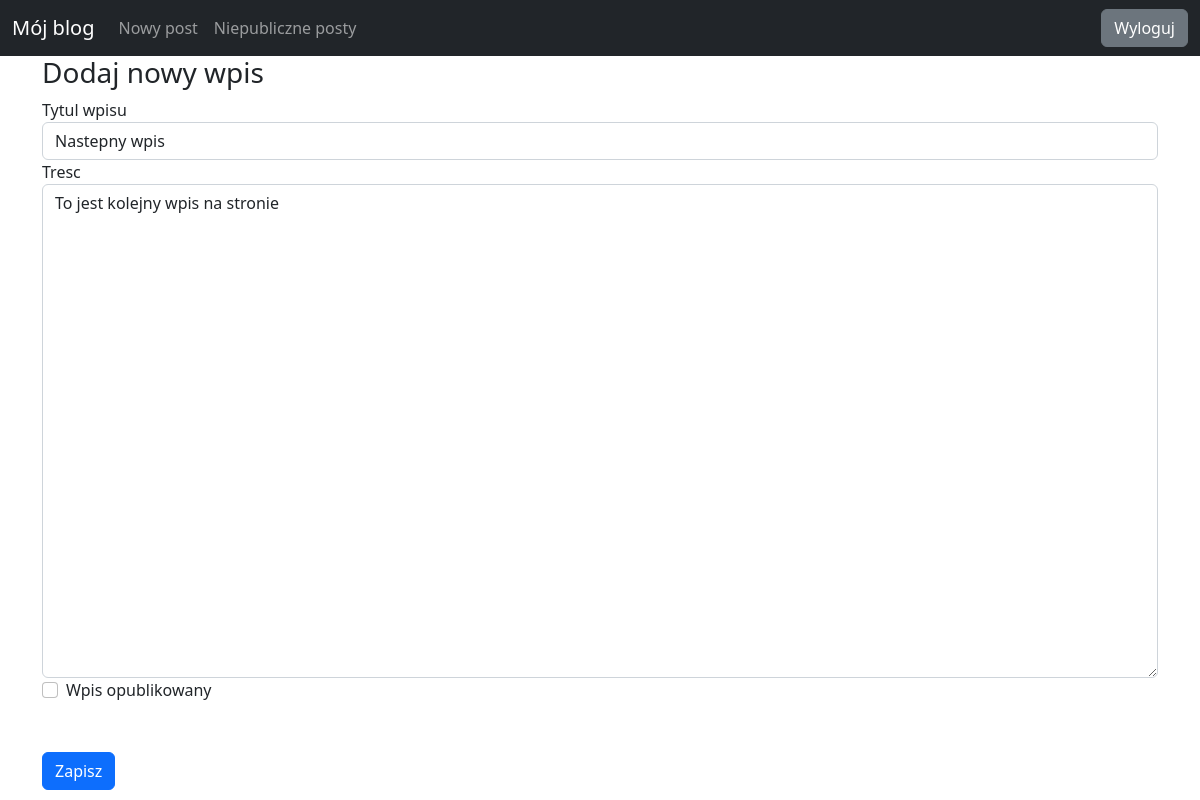
Before: /post2 (signed in) with the older database file.
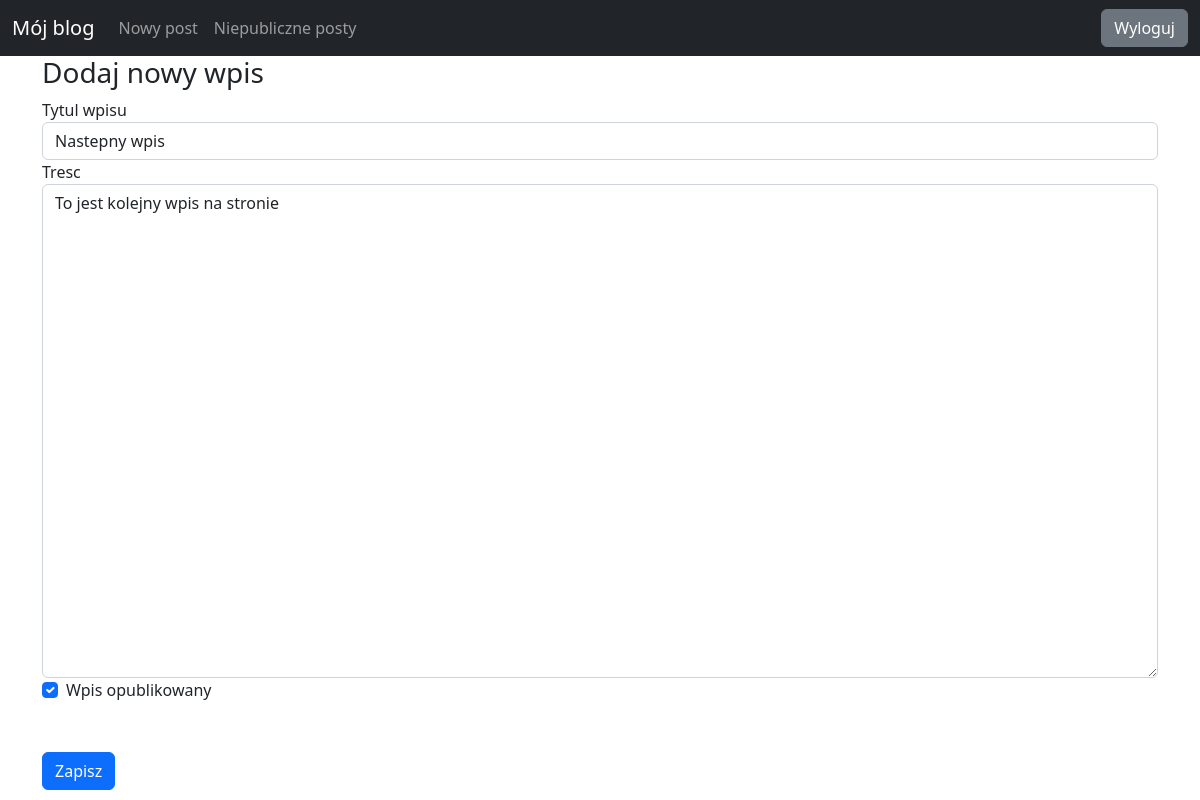
After: the same page with the newer database file.
### blog/models.py (models this page shows)
class Entry(db.Model):
    id = db.Column(db.Integer, primary_key=True)
    title = db.Column(db.String(80), nullable=False)
    body = db.Column(db.Text, nullable=False)
    pub_date = db.Column(db.DateTime, nullable=False, default=datetime.datetime.utcnow)
    is_published = db.Column(db.Boolean, default=False)

### blog/routes.py (the view, shortened to what this page needs)
@app.route("/post<int:entry_id>", methods=['GET', 'POST'])
@app.route("/post", defaults={'entry_id': None}, methods=['GET', 'POST'])
@login_required
def manage_entry(entry_id):
   entry = Entry.query.get(entry_id) if entry_id else Entry()
   form = EntryForm(obj=entry)
   errors = None
   return render_template("entry_form.html", form=form, errors=errors)

### blog/forms.py
class EntryForm(FlaskForm):
    title = StringField('Title', validators=[DataRequired()])
    body = TextAreaField('Body', validators=[DataRequired()])
    is_published = BooleanField('Is Published')

### blog/routes.py (called while the page is built)
def login_required(view_func):
   @functools.wraps(view_func)
   def check_permissions(*args, **kwargs):
      if session.get('logged_in'):
         return view_func(*args, **kwargs)
      return redirect(url_for('login', next=request.path))
   return check_permissions

### blog/templates/entry_form.html (shortened to what this page needs)
{% extends "base.html" %}
{% block content %}
    <div class="container">
        <h3>
            Dodaj nowy wpis
        </h3>
        <form action="" method="post">
            <div class="form-group">
                <label for="title">Tytul wpisu</label>
                {{ form.title(class_="form-control") }}
            </div>
            <div class="form-group">
                <label for="body">Tresc</label>
                {{ form.body(class_="form-control", cols="100", rows="20") }}
            </div>
            <div class="form-check">
                {{ form.is_published(class_="form-check-input") }}
                <label for="is_published" class="form-check-label">Wpis opublikowany</label>
            </div>
            <button type="submit" class="btn btn-primary mt-5">Zapisz</button>
        </form>
    </div>
{% endblock %}

Changed rows visible on the page:
changed Entry "Nastepny wpis": is_published "☐" → "☑"
